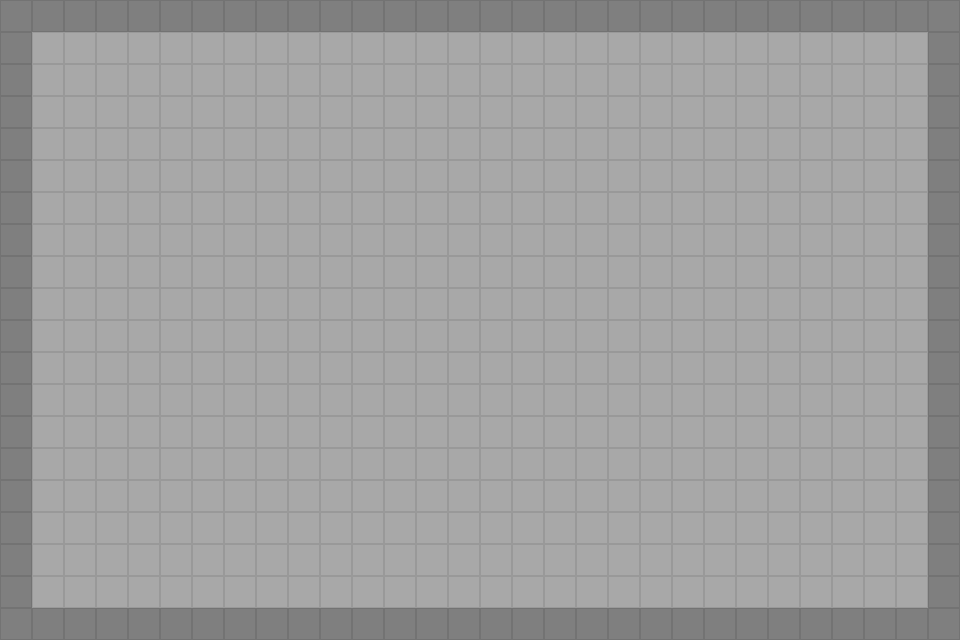

A 2D game scene composited from a Tiled map and its tileset images. What follows is a short description and the map's XML, with every tile layer's data as written:
An orthogonal 30x20 tile map with 32x32 px tiles, 2 tile layers (Floor, Walls).

<map version="1.10" tiledversion="1.10.2" orientation="orthogonal" renderorder="right-down" width="30" height="20" tilewidth="32" tileheight="32" infinite="0" nextlayerid="4" nextobjectid="1">
 <tileset firstgid="1" source="tilesets/test.tsx" />
 <layer id="1" name="Floor" width="30" height="20">
  <data encoding="csv">
1,1,1,1,1,1,1,1,1,1,1,1,1,1,1,1,1,1,1,1,1,1,1,1,1,1,1,1,1,1,
1,1,1,1,1,1,1,1,1,1,1,1,1,1,1,1,1,1,1,1,1,1,1,1,1,1,1,1,1,1,
1,1,1,1,1,1,1,1,1,1,1,1,1,1,1,1,1,1,1,1,1,1,1,1,1,1,1,1,1,1,
1,1,1,1,1,1,1,1,1,1,1,1,1,1,1,1,1,1,1,1,1,1,1,1,1,1,1,1,1,1,
1,1,1,1,1,1,1,1,1,1,1,1,1,1,1,1,1,1,1,1,1,1,1,1,1,1,1,1,1,1,
1,1,1,1,1,1,1,1,1,1,1,1,1,1,1,1,1,1,1,1,1,1,1,1,1,1,1,1,1,1,
1,1,1,1,1,1,1,1,1,1,1,1,1,1,1,1,1,1,1,1,1,1,1,1,1,1,1,1,1,1,
1,1,1,1,1,1,1,1,1,1,1,1,1,1,1,1,1,1,1,1,1,1,1,1,1,1,1,1,1,1,
1,1,1,1,1,1,1,1,1,1,1,1,1,1,1,1,1,1,1,1,1,1,1,1,1,1,1,1,1,1,
1,1,1,1,1,1,1,1,1,1,1,1,1,1,1,1,1,1,1,1,1,1,1,1,1,1,1,1,1,1,
1,1,1,1,1,1,1,1,1,1,1,1,1,1,1,1,1,1,1,1,1,1,1,1,1,1,1,1,1,1,
1,1,1,1,1,1,1,1,1,1,1,1,1,1,1,1,1,1,1,1,1,1,1,1,1,1,1,1,1,1,
1,1,1,1,1,1,1,1,1,1,1,1,1,1,1,1,1,1,1,1,1,1,1,1,1,1,1,1,1,1,
1,1,1,1,1,1,1,1,1,1,1,1,1,1,1,1,1,1,1,1,1,1,1,1,1,1,1,1,1,1,
1,1,1,1,1,1,1,1,1,1,1,1,1,1,1,1,1,1,1,1,1,1,1,1,1,1,1,1,1,1,
1,1,1,1,1,1,1,1,1,1,1,1,1,1,1,1,1,1,1,1,1,1,1,1,1,1,1,1,1,1,
1,1,1,1,1,1,1,1,1,1,1,1,1,1,1,1,1,1,1,1,1,1,1,1,1,1,1,1,1,1,
1,1,1,1,1,1,1,1,1,1,1,1,1,1,1,1,1,1,1,1,1,1,1,1,1,1,1,1,1,1,
1,1,1,1,1,1,1,1,1,1,1,1,1,1,1,1,1,1,1,1,1,1,1,1,1,1,1,1,1,1,
1,1,1,1,1,1,1,1,1,1,1,1,1,1,1,1,1,1,1,1,1,1,1,1,1,1,1,1,1,1
</data>
 </layer>
 <layer id="2" name="Walls" width="30" height="20">
  <data encoding="csv">
2,2,2,2,2,2,2,2,2,2,2,2,2,2,2,2,2,2,2,2,2,2,2,2,2,2,2,2,2,2,
2,0,0,0,0,0,0,0,0,0,0,0,0,0,0,0,0,0,0,0,0,0,0,0,0,0,0,0,0,2,
2,0,0,0,0,0,0,0,0,0,0,0,0,0,0,0,0,0,0,0,0,0,0,0,0,0,0,0,0,2,
2,0,0,0,0,0,0,0,0,0,0,0,0,0,0,0,0,0,0,0,0,0,0,0,0,0,0,0,0,2,
2,0,0,0,0,0,0,0,0,0,0,0,0,0,0,0,0,0,0,0,0,0,0,0,0,0,0,0,0,2,
2,0,0,0,0,0,0,0,0,0,0,0,0,0,0,0,0,0,0,0,0,0,0,0,0,0,0,0,0,2,
2,0,0,0,0,0,0,0,0,0,0,0,0,0,0,0,0,0,0,0,0,0,0,0,0,0,0,0,0,2,
2,0,0,0,0,0,0,0,0,0,0,0,0,0,0,0,0,0,0,0,0,0,0,0,0,0,0,0,0,2,
2,0,0,0,0,0,0,0,0,0,0,0,0,0,0,0,0,0,0,0,0,0,0,0,0,0,0,0,0,2,
2,0,0,0,0,0,0,0,0,0,0,0,0,0,0,0,0,0,0,0,0,0,0,0,0,0,0,0,0,2,
2,0,0,0,0,0,0,0,0,0,0,0,0,0,0,0,0,0,0,0,0,0,0,0,0,0,0,0,0,2,
2,0,0,0,0,0,0,0,0,0,0,0,0,0,0,0,0,0,0,0,0,0,0,0,0,0,0,0,0,2,
2,0,0,0,0,0,0,0,0,0,0,0,0,0,0,0,0,0,0,0,0,0,0,0,0,0,0,0,0,2,
2,0,0,0,0,0,0,0,0,0,0,0,0,0,0,0,0,0,0,0,0,0,0,0,0,0,0,0,0,2,
2,0,0,0,0,0,0,0,0,0,0,0,0,0,0,0,0,0,0,0,0,0,0,0,0,0,0,0,0,2,
2,0,0,0,0,0,0,0,0,0,0,0,0,0,0,0,0,0,0,0,0,0,0,0,0,0,0,0,0,2,
2,0,0,0,0,0,0,0,0,0,0,0,0,0,0,0,0,0,0,0,0,0,0,0,0,0,0,0,0,2,
2,0,0,0,0,0,0,0,0,0,0,0,0,0,0,0,0,0,0,0,0,0,0,0,0,0,0,0,0,2,
2,0,0,0,0,0,0,0,0,0,0,0,0,0,0,0,0,0,0,0,0,0,0,0,0,0,0,0,0,2,
2,2,2,2,2,2,2,2,2,2,2,2,2,2,2,2,2,2,2,2,2,2,2,2,2,2,2,2,2,2
</data>
 </layer>
 <objectgroup id="3" name="Objects" />
</map>
